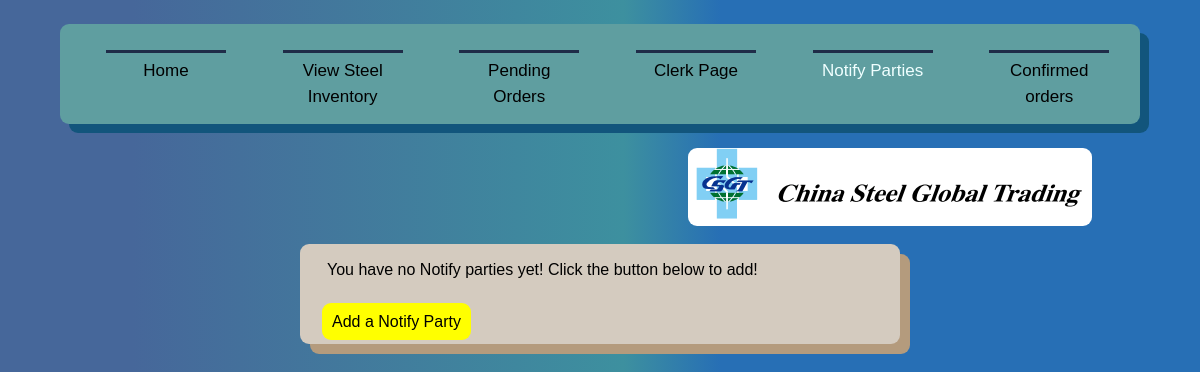
The app's page /NotifyParties, older data.
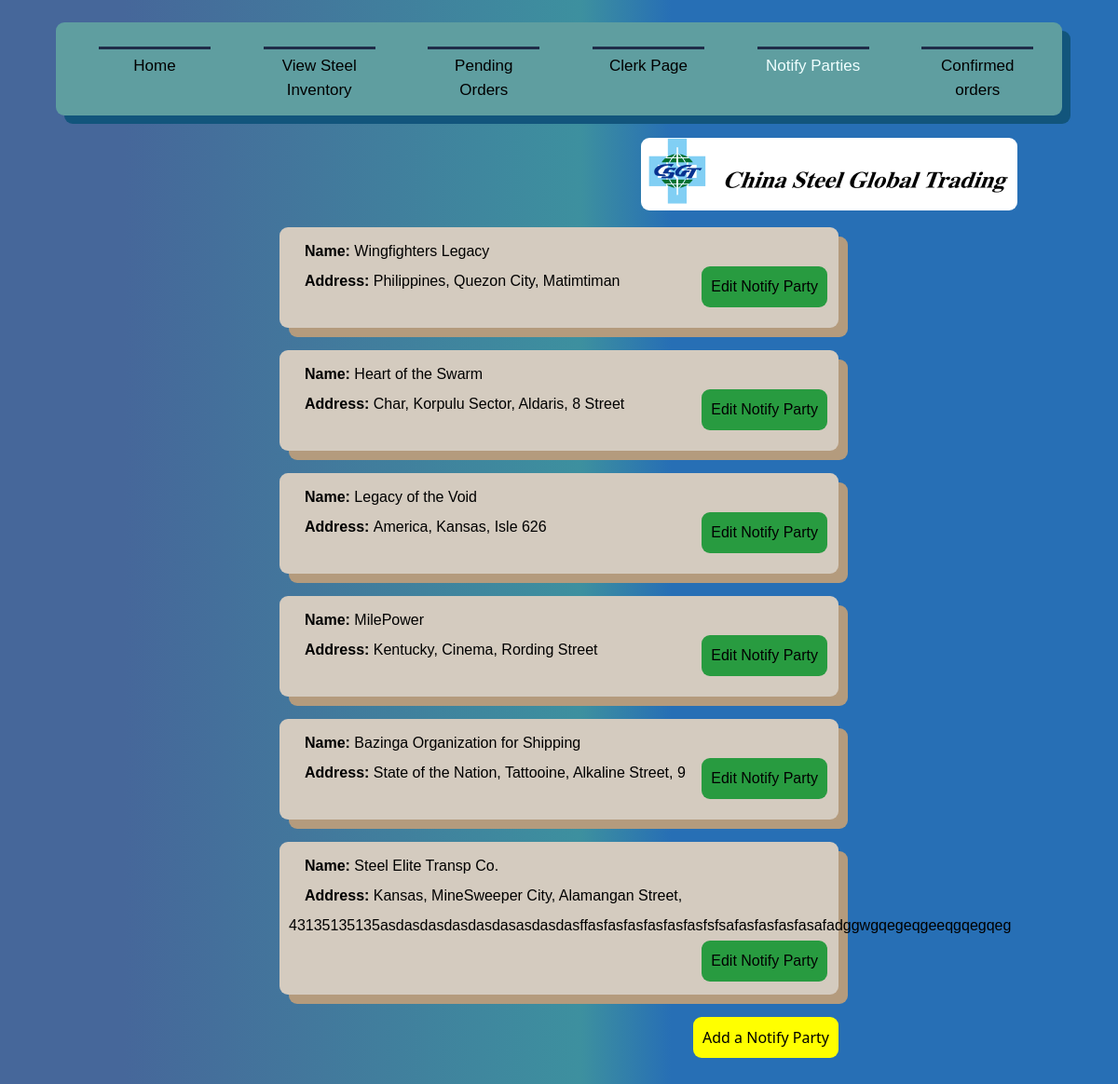
The same page, newer data.
### Inventory/models.py (models this page shows, shortened)
class NotifyParty(models.Model):
    Name = models.CharField(max_length=50, unique=True)
    Street = models.CharField(max_length=100)
    City = models.CharField(max_length=100)
    State = models.CharField(max_length=100)
    Address = models.CharField(max_length=300)
    objects = models.Manager()

### Inventory/views.py (the view)
# urls.py: path('NotifyParties', views.showNotify, name='shownotify'),
def showNotify(request):
    condition = True
    parties = NotifyParty.objects.all()
    many = len(parties) > 0
    return render(request, 'Inventory/notifyparties.html',{
        'C' : condition,
        'P' : parties,
        'many' : many
    })

### Inventory/templates/Inventory/notifyparties.html (shortened to what this page needs)
{% extends 'Inventory/base.html' %}
{% load static %}
    {% block content %}
    <br><br>
        {% if many == True %}
            {% for p in P %}
                <div class="container" style="position: relative; max-width: 100%;">
                    <span class="bodytext"><b>Name:</b> {{p.Name}}</span> <br>
                    <span class="bodytext" style="max-width: 100%; margin-right: 10vw; white-space:pre-wrap;"><b>Address: </b>{{p.Address}}</span>
                    <a class="Button" href="{% url 'editnotify' pk=p.pk %}" style="background-color: rgb(40, 155, 64); position: absolute; right:1vw;"> Edit Notify Party </a>
                    <br><br>
                </div><br>
            {% endfor %}
            <a class="Button" href="{% url 'addnotify' %}" style="background-color: yellow; float: right; margin-right: 25vw; margin-bottom: 4vh; position: relative;"> Add a Notify Party </a>
            <br><br>
        {% else %}
            <div class="container">
                <span class="bodytext">You have no Notify parties yet! Click the button below to add!</span> <br><br>
                <a class="Button" href="{% url 'addnotify' %}" style="background-color: yellow;"> Add a Notify Party </a>
            </div>
        {% endif %}
    {% endblock %}

Row changes from the older to the newer data that the page shows:
added NotifyParty: Name "Wingfighters Legacy", Address "Philippines, Quezon City, Matimtiman"
added NotifyParty: Name "Heart of the Swarm", Address "Char, Korpulu Sector, Aldaris, 8 Street"
added NotifyParty: Name "Legacy of the Void", Address "America, Kansas, Isle 626"
added NotifyParty: Name "MilePower", Address "Kentucky, Cinema, Rording Street"
added NotifyParty: Name "Bazinga Organization for Shipping", Address "State of the Nation, Tattooine, Alkaline Street, 9"
added NotifyParty: Name "Steel Elite Transp Co.", Address "Kansas, MineSweeper City, Alamangan Street, 43135135135asdasdasdasdasdasasdasdasffasfasfasfasfasfasfsfsafasfasfasfasafadggwgqegeqgeeqgqegqeg"
Text that changed along with them:
text no longer shown: "You have no Notify parties yet! Click the button below to add!"
